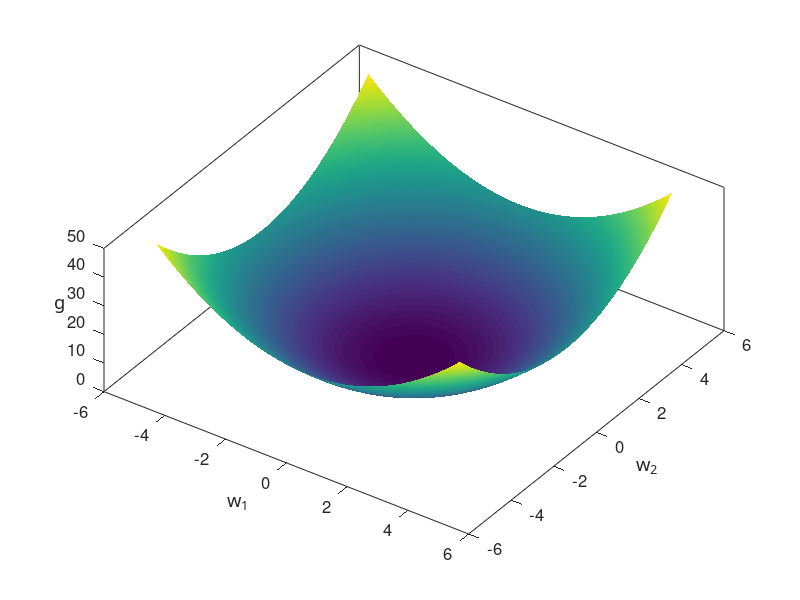

Recreate this plot in MATLAB. (Note: this script raises an error after producing the figure.)
%Problem 2.17 Parts B, C and D
%Modified by Stephanie Chang

function two_d_grad_wrapper_217bcd()
% two_d_grad_wrapper.m is a toy wrapper to illustrate the path
% taken by gradient descent depending on the learning rate (alpha) chosen.
% Here alpha is kept fixed and chosen by the use. The corresponding
% gradient steps, evaluated at the objective, are then plotted.  The plotted points on
% the objective turn from green to red as the algorithm converges (or
% reaches a maximum iteration count, preset to 50).
% (nonconvex) function here is 
%
% g(w) = log(1+exp(w'*w))

%%% runs everything %%%
run_all()

%%%%%%%%%%%% subfunctions %%%%%%%%%%%%
%%% Parts C and D Performs Newton's Method Iterations %%%%
    function [w,in,out] = newtons_method(alpha,w)

    % initializations
    grad_stop = 10^-5;
    max_its = 10; %Capping at 10 iterations 
    iter = 1;
    grad = 1;
    in = [w]; %2x1
    out = [log(1+exp(w'*w))]; %The function
    % main loop
    while iter <= max_its % Only maximum iteration stopping condition used
        % take step
        grad = (2*exp(w'*w)/(1+exp(w'*w)))*w; %2x1   
        hessian = (2*exp(w'*w)/(1+exp(w'*w))^2)*([1+exp(w'*w),0;0,1+exp(w'*w)]+2*w*w');
        w = w - alpha*pinv(hessian)*grad; %wnew = wold - g'(wold)/g''(wold)

        % update containers
        in = [in, w];
        out = [out, log(1+exp(w'*w))];

        % update stopers
        iter = iter + 1;
    end
end

function run_all()
    % dials for the toy
    alpha = 1;     % step length/learning rate (for gradient descent). Preset to alpha = 10^-3

%     for j = 1:2
%         x0 = [1;1];         % Initial point for part C
         x0 = [4;4];         % Initial point for part D
%         if j == 2
%             x0 = [.85;.85];
%             alpha = 3*10^-3;
%         end
        %%% perform newton's method %%%
        [x,in,out] = newtons_method(alpha,x0);

        %%% plot function with grad descent objective evaluations %%%
        hold on
        plot_it_all(in,out)
%     end
end

%%% plots everything %%%
function plot_it_all(in,out)
    % print function
    [A,b] = make_fun();
    
    % print steps on surface
    plot_steps(in,out,3)
    set(gcf,'color','w');
end

%%% Part B. Surface plot  %%%
function [A,b] = make_fun()
%     range = 1.15;                  % range to view surface for parts b & c
    range = 5;                     % range for part d
    [a1,a2] = meshgrid(-range:0.04:range);
    a1 = reshape(a1,numel(a1),1);
    a2 = reshape(a2,numel(a2),1);
    A = [a1, a2];
    A = (A.*A)*ones(2,1);
    b = log(1+exp(A)); %log(1+exp(w'*w))
    r = sqrt(size(b,1));
    a1 = reshape(a1,r,r);
    a2 = reshape(a2,r,r);
    b = reshape(b,r,r);
    h = surf(a1,a2,b)
    az = 35;
    el = 60;
    view(az, el);
    shading interp

    
    xlabel('w_1','Fontsize',18,'FontName','cmmi9')
    ylabel('w_2','Fontsize',18,'FontName','cmmi9')
    zlabel('g','Fontsize',18,'FontName','cmmi9')
    set(get(gca,'ZLabel'),'Rotation',0)
    set(gca,'FontSize',12);
    box on
    colormap parula
end

% plot descent steps on function surface
function plot_steps(in,out,dim)
    s = (1/length(out):1/length(out):1)';
    colorspec = [ones(length(out),1) ,zeros(length(out),1),flipud(s)];
    width = (1 + s)*5;
    if dim == 2
        for i = 1:length(out)
            hold on
            plot(in(1,i),in(2,i),'o','Color',colorspec(i,:),'MarkerFaceColor',colorspec(i,:),'MarkerSize',width(i));
        end
    else % dim == 3
        for i = 1:length(out)
            hold on
            plot3(in(1,i),in(2,i),out(i),'o','Color',colorspec(i,:),'MarkerFaceColor',colorspec(i,:),'MarkerSize',width(i));
        end
    end
end

end
